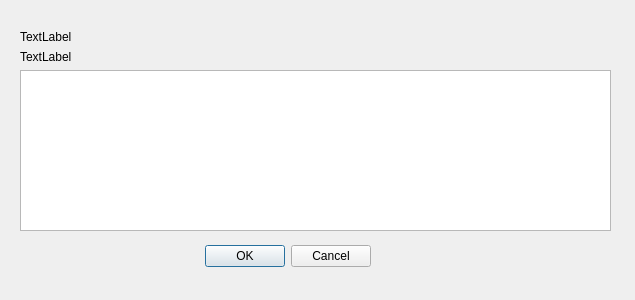
<?xml version="1.0" encoding="UTF-8"?>
<ui version="4.0">
 <class>cameraDialog</class>
 <widget class="QDialog" name="cameraDialog">
  <property name="geometry">
   <rect>
    <x>0</x>
    <y>0</y>
    <width>635</width>
    <height>300</height>
   </rect>
  </property>
  <property name="windowTitle">
   <string>Dialog</string>
  </property>
  <widget class="QDialogButtonBox" name="buttonBox">
   <property name="geometry">
    <rect>
     <x>30</x>
     <y>240</y>
     <width>341</width>
     <height>32</height>
    </rect>
   </property>
   <property name="orientation">
    <enum>Qt::Horizontal</enum>
   </property>
   <property name="standardButtons">
    <set>QDialogButtonBox::Cancel|QDialogButtonBox::Ok</set>
   </property>
  </widget>
  <widget class="QWidget" name="gridLayoutWidget">
   <property name="geometry">
    <rect>
     <x>20</x>
     <y>30</y>
     <width>591</width>
     <height>201</height>
    </rect>
   </property>
   <layout class="QGridLayout" name="gridLayout">
    <item row="0" column="0">
     <widget class="QLabel" name="labelP2">
      <property name="text">
       <string>TextLabel</string>
      </property>
     </widget>
    </item>
    <item row="2" column="0">
     <widget class="QTextEdit" name="textEdit"/>
    </item>
    <item row="1" column="0">
     <widget class="QLabel" name="labelP1">
      <property name="text">
       <string>TextLabel</string>
      </property>
     </widget>
    </item>
   </layout>
  </widget>
 </widget>
 <resources/>
 <connections>
  <connection>
   <sender>buttonBox</sender>
   <signal>accepted()</signal>
   <receiver>cameraDialog</receiver>
   <slot>accept()</slot>
   <hints>
    <hint type="sourcelabel">
     <x>248</x>
     <y>254</y>
    </hint>
    <hint type="destinationlabel">
     <x>157</x>
     <y>274</y>
    </hint>
   </hints>
  </connection>
  <connection>
   <sender>buttonBox</sender>
   <signal>rejected()</signal>
   <receiver>cameraDialog</receiver>
   <slot>reject()</slot>
   <hints>
    <hint type="sourcelabel">
     <x>316</x>
     <y>260</y>
    </hint>
    <hint type="destinationlabel">
     <x>286</x>
     <y>274</y>
    </hint>
   </hints>
  </connection>
 </connections>
</ui>
